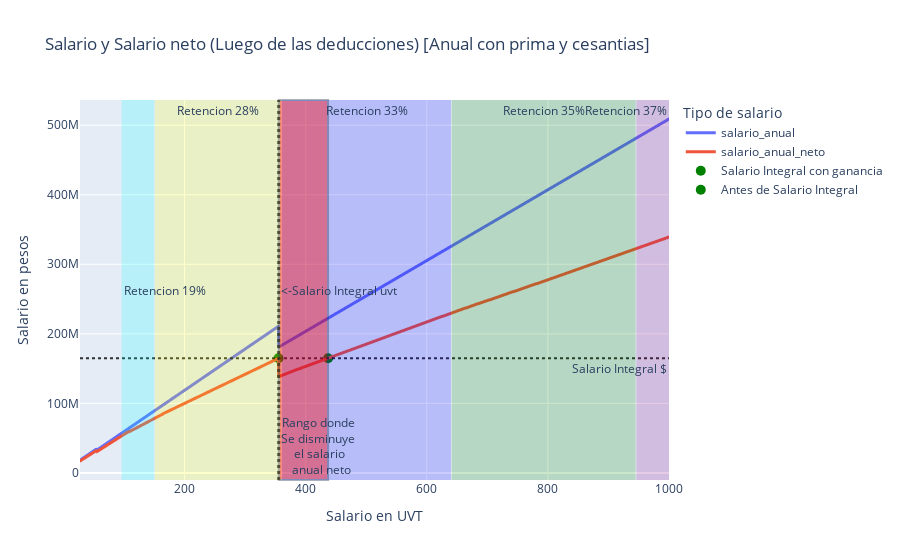

This figure's notebook cell:
### Code cell
import plotly.graph_objects as go
# grafiar salario_pesos, salario_neto vs n_uvt en plotly
fig = px.line(salario_col, x='n_uvt', y=['salario_anual', 'salario_anual_neto'],
              title='Salario y Salario neto (Luego de las deducciones)'
                    ' [Anual con prima y cesantias]',
              labels={'n_uvt': 'Salario en UVT',
                      'value': 'Salario en pesos',
                      'variable': 'Tipo de salario'})

fig.update_traces(line=dict(width=3))

#linea horizontal en salario integral alpha=0.5
fig.add_hline(y=salario_integral_anual_neto, line_width=2, line_dash="dot",
              line_color="black", opacity=0.8,
              annotation_text="Salario Integral $",
              annotation_position="bottom right")

#linea vertical en salario integral
fig.add_vline(x=salario_inte_uvt, line_width=3, line_dash="dot",
              line_color="black", opacity=0.8,
              annotation_text="<-Salario Integral uvt",
              annotation_position="right")

#area entre n_uvt = 96 y n_uvt = 150
fig.add_vrect(x0=96, x1=150, line_width=0, fillcolor="cyan", opacity=0.2,
              annotation_text="Retencion 19%", annotation_position="left")

#area entre n_uvt = 151 y n_uvt = 360
fig.add_vrect(x0=151, x1=360, line_width=0, fillcolor="yellow", opacity=0.2,
              annotation_text="Retencion 28%", annotation_position="top")
#area entre n_uvt = 361 y n_uvt = 640
fig.add_vrect(x0=361, x1=640, line_width=0, fillcolor="blue", opacity=0.2,
              annotation_text="Retencion 33%", annotation_position="top")
#area entre n_uvt = 641 y n_uvt = 945
fig.add_vrect(x0=641, x1=945, line_width=0, fillcolor="green", opacity=0.2,
              annotation_text="Retencion 35%", annotation_position="top")
#area entre n_uvt = 946 y n_uvt = 1000
fig.add_vrect(x0=946, x1=1000, line_width=0, fillcolor="purple", opacity=0.2,
              annotation_text="Retencion 37%")
# rectangulo entre n_uvt = salario_inte_uvt y n_uvt= n_uvt_nivel
fig.add_vrect(x0=salario_inte_uvt, x1=n_uvt_nivel, line_width=2, fillcolor="red",
              opacity=0.4, annotation_text="Rango donde <br>" 
                                           "Se disminuye <br>el salario<br> anual neto",
              annotation_position="bottom left")

fig.add_trace(go.Scatter(
    x=[n_uvt_nivel],
    y=[salario_integral_anual_neto],
    mode="markers",
    marker=dict(size=10, color="Green"),
    name="Salario Integral con ganancia"
))

fig.add_trace(go.Scatter(
    x=[int(salario_inte_uvt)],
    y=[salario_integral_anual_neto],
    mode="markers",
    marker=dict(size=10, color="Green"),
    name="Antes de Salario Integral"
))


fig.show()

### Figure 1 — Plotly figure (JSON) as saved in the notebook; plotly's stock layout.template omitted (floating-point values rounded to 4 significant figures; data arrays with more than 128 entries replaced by an {"elided": "..."} marker saying what was removed)
{"data": [{"hovertemplate": "Tipo de salario=salario_anual<br>Salario en UVT=%{x}<br>Salario en pesos=%{y}<extra></extra>", "legendgroup": "salario_anual", "line": {"color": "#636efa", "dash": "solid", "width": 3}, "marker": {"symbol": "circle"}, "mode": "lines", "name": "salario_anual", "showlegend": true, "type": "scattergl", "x": {"elided": "975 float values"}, "xaxis": "x", "y": {"elided": "975 int values"}, "yaxis": "y"}, {"hovertemplate": "Tipo de salario=salario_anual_neto<br>Salario en UVT=%{x}<br>Salario en pesos=%{y}<extra></extra>", "legendgroup": "salario_anual_neto", "line": {"color": "#EF553B", "dash": "solid", "width": 3}, "marker": {"symbol": "circle"}, "mode": "lines", "name": "salario_anual_neto", "showlegend": true, "type": "scattergl", "x": {"elided": "975 float values"}, "xaxis": "x", "y": {"elided": "975 float values"}, "yaxis": "y"}, {"marker": {"color": "Green", "size": 10}, "mode": "markers", "name": "Salario Integral con ganancia", "type": "scatter", "x": [437], "y": [164800000.0]}, {"marker": {"color": "Green", "size": 10}, "mode": "markers", "name": "Antes de Salario Integral", "type": "scatter", "x": [355], "y": [164800000.0]}], "layout": {"annotations": [{"showarrow": false, "text": "Salario Integral $", "x": 1, "xanchor": "right", "xref": "x domain", "y": 164800000.0, "yanchor": "top", "yref": "y"}, {"showarrow": false, "text": "<-Salario Integral uvt", "x": 355.6, "xanchor": "left", "xref": "x", "y": 0.5, "yanchor": "middle", "yref": "y domain"}, {"showarrow": false, "text": "Retencion 19%", "x": 96, "xanchor": "left", "xref": "x", "y": 0.5, "yanchor": "middle", "yref": "y domain"}, {"showarrow": false, "text": "Retencion 28%", "x": 255.5, "xanchor": "center", "xref": "x", "y": 1, "yanchor": "top", "yref": "y domain"}, {"showarrow": false, "text": "Retencion 33%", "x": 500.5, "xanchor": "center", "xref": "x", "y": 1, "yanchor": "top", "yref": "y domain"}, {"showarrow": false, "text": "Retencion 35%", "x": 793, "xanchor": "center", "xref": "x", "y": 1, "yanchor": "top", "yref": "y domain"}, {"showarrow": false, "text": "Retencion 37%", "x": 1000, "xanchor": "right", "xref": "x", "y": 1, "yanchor": "top", "yref": "y domain"}, {"showarrow": false, "text": "Rango donde <br>Se disminuye <br>el salario<br> anual neto", "x": 355.6, "xanchor": "left", "xref": "x", "y": 0, "yanchor": "bottom", "yref": "y domain"}], "legend": {"title": {"text": "Tipo de salario"}, "tracegroupgap": 0}, "shapes": [{"line": {"color": "black", "dash": "dot", "width": 2}, "opacity": 0.8, "type": "line", "x0": 0, "x1": 1, "xref": "x domain", "y0": 164800000.0, "y1": 164800000.0, "yref": "y"}, {"line": {"color": "black", "dash": "dot", "width": 3}, "opacity": 0.8, "type": "line", "x0": 355.6, "x1": 355.6, "xref": "x", "y0": 0, "y1": 1, "yref": "y domain"}, {"fillcolor": "cyan", "line": {"width": 0}, "opacity": 0.2, "type": "rect", "x0": 96, "x1": 150, "xref": "x", "y0": 0, "y1": 1, "yref": "y domain"}, {"fillcolor": "yellow", "line": {"width": 0}, "opacity": 0.2, "type": "rect", "x0": 151, "x1": 360, "xref": "x", "y0": 0, "y1": 1, "yref": "y domain"}, {"fillcolor": "blue", "line": {"width": 0}, "opacity": 0.2, "type": "rect", "x0": 361, "x1": 640, "xref": "x", "y0": 0, "y1": 1, "yref": "y domain"}, {"fillcolor": "green", "line": {"width": 0}, "opacity": 0.2, "type": "rect", "x0": 641, "x1": 945, "xref": "x", "y0": 0, "y1": 1, "yref": "y domain"}, {"fillcolor": "purple", "line": {"width": 0}, "opacity": 0.2, "type": "rect", "x0": 946, "x1": 1000, "xref": "x", "y0": 0, "y1": 1, "yref": "y domain"}, {"fillcolor": "red", "line": {"width": 2}, "opacity": 0.4, "type": "rect", "x0": 355.6, "x1": 437, "xref": "x", "y0": 0, "y1": 1, "yref": "y domain"}], "title": {"text": "Salario y Salario neto (Luego de las deducciones) [Anual con prima y cesantias]"}, "xaxis": {"anchor": "y", "domain": [0, 1], "title": {"text": "Salario en UVT"}}, "yaxis": {"anchor": "x", "domain": [0, 1], "title": {"text": "Salario en pesos"}}}}
